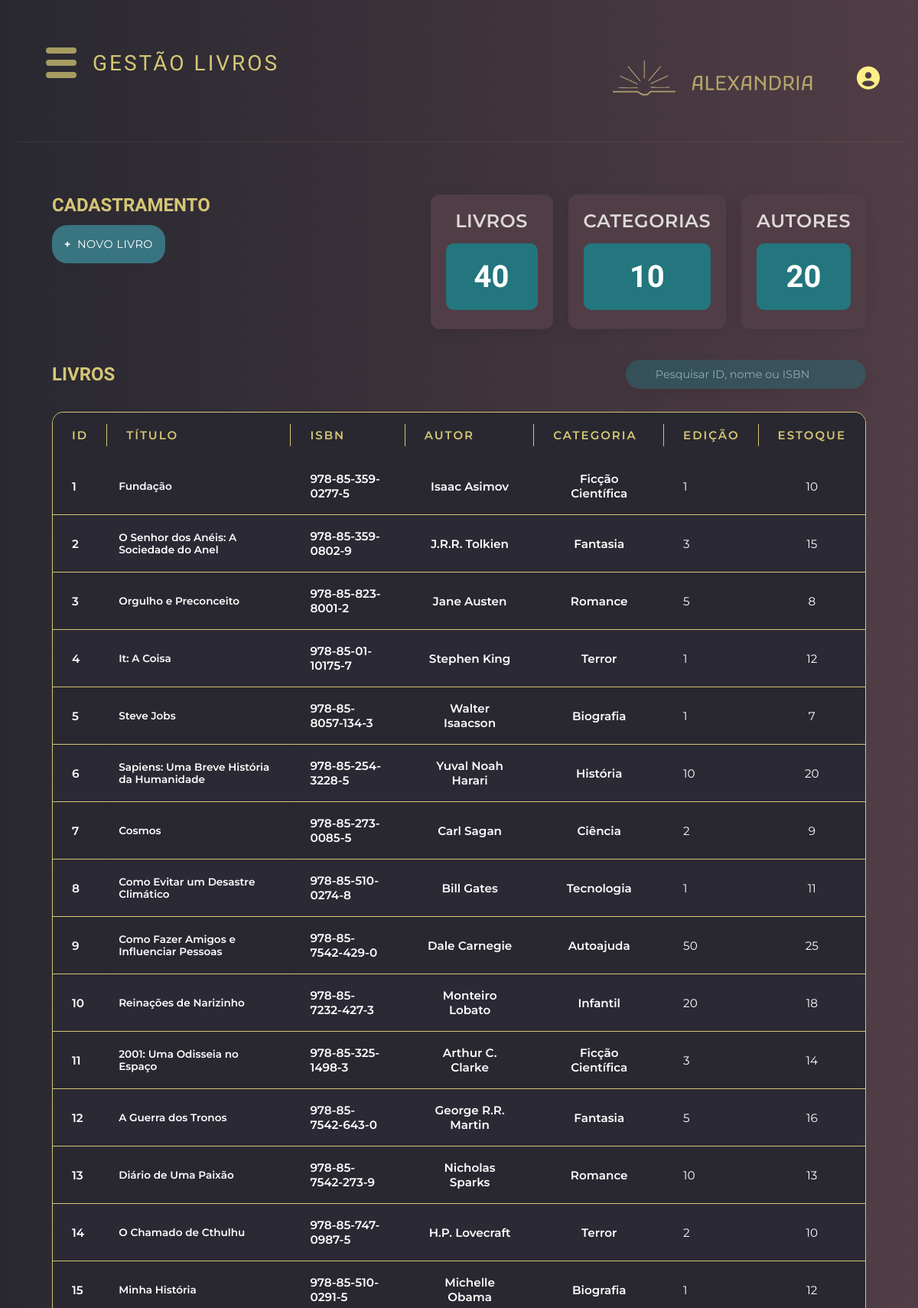
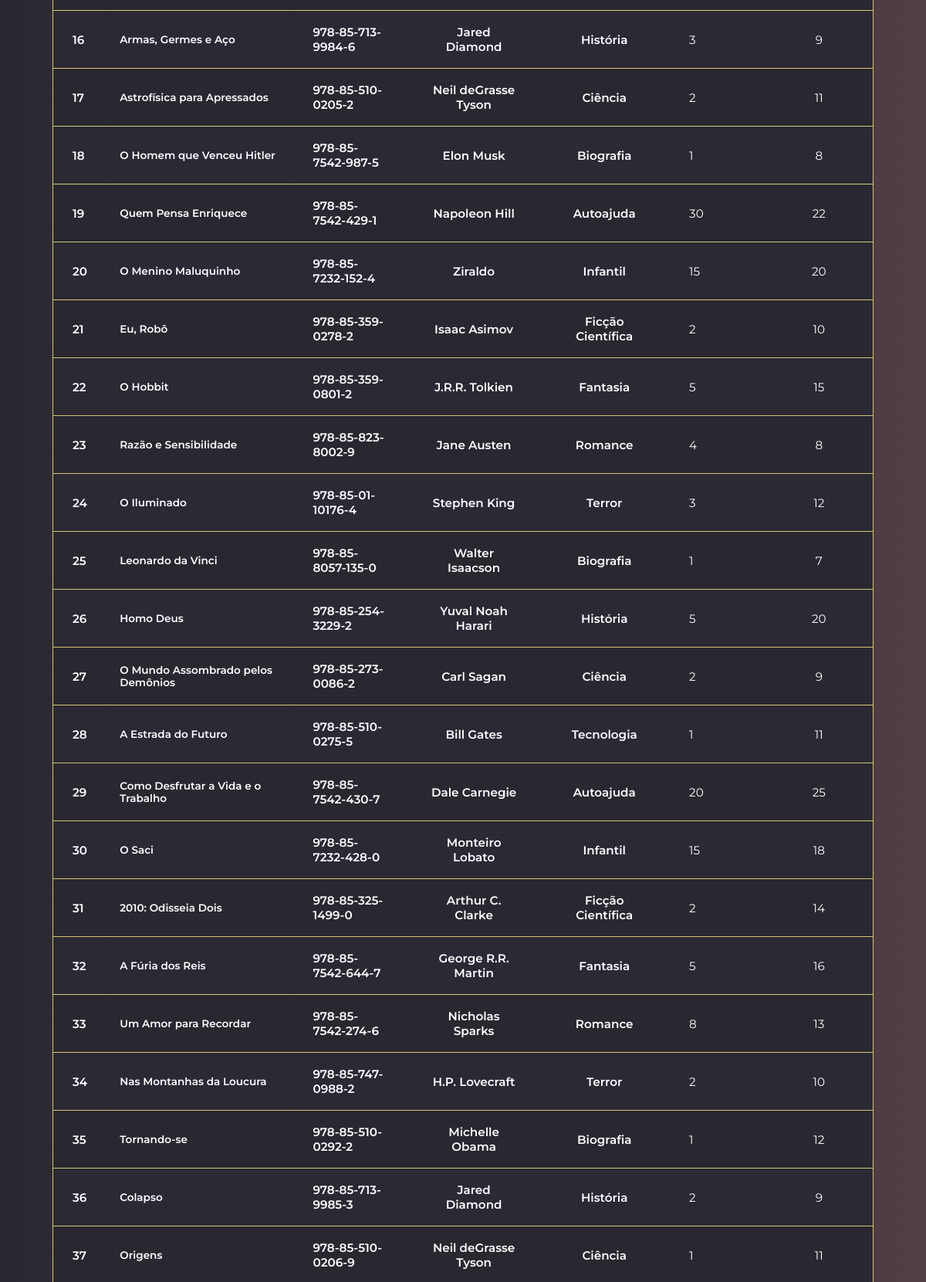
The app's page /template/gestao/livro-gestao.php (signed in, upper part) with its own data (2 pictures, top to bottom).
### tables this page shows
CREATE TABLE LIVRO ( 
 pk_liv INT PRIMARY KEY auto_increment,
 liv_titulo VARCHAR(200) not null,
 liv_isbn VARCHAR(17) not null unique,
 liv_edicao INT,
 liv_anoPublicacao INT,
 liv_sinopse VARCHAR(3000),
 liv_estoque INT,
 liv_dataAlteracaoEstoque DATETIME,
 liv_dataCriacao TIMESTAMP DEFAULT CURRENT_TIMESTAMP,
 liv_idioma VARCHAR(30),
 liv_num_paginas INT,
 liv_capa VARCHAR(255),
 fk_aut INT not null,
 fk_cat INT not null,
 FOREIGN KEY(fk_aut) references AUTOR(pk_aut),
 FOREIGN KEY(fk_cat) references CATEGORIA(pk_cat)
);

CREATE TABLE AUTOR ( 
 pk_aut INT PRIMARY KEY auto_increment,
 aut_nome VARCHAR(100) not null,
 aut_dataNascimento DATE,
 aut_dataCriacao TIMESTAMP DEFAULT CURRENT_TIMESTAMP,
 fk_cat INT,
 FOREIGN KEY (fk_cat) REFERENCES categoria(pk_cat) on update cascade
);

CREATE TABLE CATEGORIA ( 
 pk_cat INT PRIMARY KEY auto_increment, 
 cat_nome VARCHAR(100) not null,
 cat_dataCriacao TIMESTAMP DEFAULT CURRENT_TIMESTAMP
);

### geral.php (called while the page is built, shortened)
<?php
function conectaBd() {
    $conexao = conectarBanco();
    return $conexao;
}
function listar($tabela) {
    $conexao = conectaBd();
    $stmt = $conexao->prepare("SELECT * FROM $tabela");
    $stmt->execute();
    $variavel = $stmt->fetchAll();
    return $variavel;
}
function selecionarPorId($tabela, $id, $chavePrimaria) {
    $conexao = conectaBd();
    $stmt = $conexao-> prepare("SELECT * FROM $tabela WHERE $chavePrimaria = :id");
    $stmt-> bindParam(":id", $id, PDO::PARAM_INT);
    $stmt-> execute();
    $variavel = $stmt-> fetch(PDO::FETCH_ASSOC);
    return $variavel;
}
?>

### template/gestao/tabelas.php (the view, shortened to what this page needs)
<?php
require_once "../../geral.php";
$tabela = $_GET['tabela'] ?? $_SESSION['tabela'] ?? null;
$termoBusca = $_GET['termo'] ?? '';
$mensagem = !empty($termoBusca)
    ? "Não foi possível encontrar $tabela para a pesquisa \"" . htmlspecialchars($termoBusca) . "\""
    : "Não foi possível encontrar $tabela";
switch($tabela) {
    case 'livro':
        $dados = !empty($termoBusca)
            ? retornoPesquisa($termoBusca, $tabela, 'pk_liv', 'liv_titulo', 'liv_isbn')
            : listar('livro');
        break;
}
?>
<?php if($tabela === 'membro'): ?>
<table>
    <thead>
        <tr>
            <th>ID</th>
            <th>Nome</th>
            <th>CPF</th>
            <th>Telefone</th>
            <th>E-mail</th>
            <th>Status</th>
            <th>Ação</th>
        </tr>
    </thead>
    <tbody id="tabela-body">
        <?php
        if (!empty($dados)):
            foreach ($dados as $dado):
        ?>
            <tr>
                <td><?= htmlspecialchars($dado["pk_mem"]) ?></td>
                <td><?= htmlspecialchars($dado["mem_nome"]) ?></td>
                <td><?= htmlspecialchars($dado["mem_cpf"]) ?></td>
                <td><?= htmlspecialchars($dado["mem_telefone"]) ?></td>
                <td><?= htmlspecialchars($dado["mem_email"]) ?></td>
                <td><?= htmlspecialchars($dado["mem_status"]) ?></td>
                <td>
                    <button style="background: none; border: none; padding: 0; cursor: pointer;"
                            onclick="confirmarExclusao('membro-gestao.php', 'excluir_membro', <?= $dado['pk_mem'] ?>, 'Tem certeza que deseja excluir este membro?')">
                        <i class='fas fa-trash-alt' style="font-size: 20px; color: #a69c60; margin-right: 7px;"></i>
                    </button>
                    <button onclick="location.href='?id=<?= $dado['pk_mem'] ?>#editarMembro'"
                            style="background: none; border: none; padding: 0; cursor: pointer;">
                        <i class="fas fa-pencil-alt" style="font-size: 20px; color: #a69c60; margin-right: 7px;"></i>
                    </button>
                    <a href="../../historicoPdf.php?id_mem=<?= $dado['pk_mem'] ?>" target="_blank"
                       style="text-decoration: none; cursor: pointer;">
                        <i class="fas fa-file-pdf" title="Gerar Relatório em PDF" style="font-size: 20px; color: #a69c60;"></i>
                    </a>
                </td>
            </tr>
        <?php
            endforeach;
        else:
            echo "<tr><td colspan='8' class='text-center'><i class='fas fa-search'></i> $mensagem</td></tr>";
        endif;
        ?>
    </tbody>
</table>
<?php elseif($tabela === 'livro'): ?>
<table>
    <thead>
        <tr>
            <th>ID</th>
            <th>Título</th>
            <th>ISBN</th>
            <th>Autor</th>
            <th>Categoria</th>
            <th>Edição</th>
            <th>Estoque</th>
        </tr>
    </thead>
    <tbody id="tabela-body">
        <?php
            if(!empty($dados)):
                foreach ($dados as $dado):
                    $autor = selecionarPorId('autor', $dado['fk_aut'], 'pk_aut');
                    $categoria = selecionarPorId('categoria', $dado['fk_cat'], 'pk_cat');
        ?>
                    <tr>
                        <td><?= htmlspecialchars($dado["pk_liv"]) ?></td>
                        <td><?= htmlspecialchars($dado["liv_titulo"]) ?></td>
                        <td><?= htmlspecialchars($dado["liv_isbn"]) ?></td>
                        <td><?= htmlspecialchars($autor["aut_nome"]) ?></td>
                        <td><?= htmlspecialchars($categoria["cat_nome"]) ?></td>
                        <td><?= htmlspecialchars($dado["liv_edicao"]) ?></td>
                        <td><?= $dado["liv_estoque"] ?? 0 ?></td>
                    </tr>
        <?php
                endforeach;
            else: echo "<tr><td colspan='8' class='text-center'><i class='fas fa-search'></i>$mensagem</td></tr>";
            endif;
        ?>
    </tbody>
</table>
<?php endif; ?>

### static/css/header.css (style rules this page uses)
:root { --cor-primaria: rgb(41, 40, 48); --cor-secundaria: rgb(81, 61, 70); --cor-titulo-1: #FFEE87CC; --cor-titulo-2: #C4E9EC99; --cor-titulo-2-contraste: #23767E; --cor-titulo-2-contraste-60: #23767E99; --cor-texto: #FFF; }
* { margin: 0; padding: 0; box-sizing: border-box; }
body { background: linear-gradient(to right, var(--cor-primaria), var(--cor-secundaria)); min-height: 100vh; font-family: 'Montserrat', sans-serif; color: var(--cor-titulo-1); overflow-x: hidden; }
body { background-color: #121212; font-family: Arial, sans-serif; color: white; }
body { background-color: #1a1a1a; font-family: Arial, sans-serif; }

### static/css/geral.css (style rules this page uses)
:root { --cor-primaria: rgb(41, 40, 48); --cor-secundaria: rgb(81, 61, 70); --cor-titulo-1: #FFEE87CC; --cor-titulo-2: #C4E9EC99; --cor-titulo-2-contraste: #23767E; --cor-titulo-2-contraste-60: #23767E99; --cor-titulo-2-contraste-40: #23767e6b; --cor-texto: #FFF; }
* { margin: 0; padding: 0; box-sizing: border-box; text-decoration: none; }
table { width: 100%; border-collapse: collapse; font-family: 'Montserrat', sans-serif; }
th { position:sticky; background: var(--cor-primaria); color: var(--cor-titulo-1); padding: 20px 25px; text-align: left; font-weight: 600; text-transform: uppercase; letter-spacing: 2px; font-size: 15px; position: relative; }
th:not(:last-child)::after { content: ''; position: absolute; right: 0; top: 25%; height: 50%; width: 1px; background: var(--cor-titulo-1); }
td { padding: 18px 25px; border-bottom: 1px solid var(--cor-titulo-1); font-size: 0.95rem; color:white; vertical-align: middle; transition: all 0.3s ease; }
td:first-child { font-weight: 600; color: white; }
td:nth-child(2) { font-family: 'Montserrat', sans-serif; font-weight: 600; border-radius: 6px; font-size: 0.85rem; color: white; padding: 12px 15px; }
td:nth-child(3) { text-transform: capitalize; font-weight: 600; }
td:nth-child(4), td:nth-child(5) { text-align: center; font-weight: 600; color: white; }
td:last-child { text-align: center; }
tbody tr:nth-child(even) { background-color: rgba(102, 126, 234, 0.02); }

### static/css/dashboard.css (style rules this page uses)
:root { --cor-primaria: rgb(41, 40, 48); --cor-secundaria: rgb(81, 61, 70); --cor-titulo-1: #FFEE87CC; --cor-titulo-2: #C4E9EC99; --cor-titulo-2-contraste: #23767E; --cor-titulo-2-contraste-60: #23767E99; --cor-texto: #FFF; }
* { margin: 0; padding: 0; box-sizing: border-box; }
body { font-family: 'Segoe UI', Tahoma, Geneva, Verdana, sans-serif; background: linear-gradient(to right, rgb(41, 40, 48), rgb(81, 61, 70)); min-height: 100vh; padding: 20px; }

### records on screen
livro: pk_liv "1", liv_titulo "Fundação", liv_isbn "978-85-359-0277-5", fk_aut.aut_nome "Isaac Asimov", fk_cat.cat_nome "Ficção Científica", liv_edicao "1", liv_estoque "10"
livro: pk_liv "2", liv_titulo "O Senhor dos Anéis: A Sociedade do Anel", liv_isbn "978-85-359-0802-9", fk_aut.aut_nome "J.R.R. Tolkien", fk_cat.cat_nome "Fantasia", liv_edicao "3", liv_estoque "15"
livro: pk_liv "3", liv_titulo "Orgulho e Preconceito", liv_isbn "978-85-823-8001-2", fk_aut.aut_nome "Jane Austen", fk_cat.cat_nome "Romance", liv_edicao "5", liv_estoque "8"
livro: pk_liv "4", liv_titulo "It: A Coisa", liv_isbn "978-85-01-10175-7", fk_aut.aut_nome "Stephen King", fk_cat.cat_nome "Terror", liv_edicao "1", liv_estoque "12"
livro: pk_liv "5", liv_titulo "Steve Jobs", liv_isbn "978-85-8057-134-3", fk_aut.aut_nome "Walter Isaacson", fk_cat.cat_nome "Biografia", liv_edicao "1", liv_estoque "7"
livro: pk_liv "6", liv_titulo "Sapiens: Uma Breve História da Humanidade", liv_isbn "978-85-254-3228-5", fk_aut.aut_nome "Yuval Noah Harari", fk_cat.cat_nome "História", liv_edicao "10", liv_estoque "20"
livro: pk_liv "7", liv_titulo "Cosmos", liv_isbn "978-85-273-0085-5", fk_aut.aut_nome "Carl Sagan", fk_cat.cat_nome "Ciência", liv_edicao "2", liv_estoque "9"
livro: pk_liv "8", liv_titulo "Como Evitar um Desastre Climático", liv_isbn "978-85-510-0274-8", fk_aut.aut_nome "Bill Gates", fk_cat.cat_nome "Tecnologia", liv_edicao "1", liv_estoque "11"
livro: pk_liv "9", liv_titulo "Como Fazer Amigos e Influenciar Pessoas", liv_isbn "978-85-7542-429-0", fk_aut.aut_nome "Dale Carnegie", fk_cat.cat_nome "Autoajuda", liv_edicao "50", liv_estoque "25"
livro: pk_liv "10", liv_titulo "Reinações de Narizinho", liv_isbn "978-85-7232-427-3", fk_aut.aut_nome "Monteiro Lobato", fk_cat.cat_nome "Infantil", liv_edicao "20", liv_estoque "18"
livro: pk_liv "11", liv_titulo "2001: Uma Odisseia no Espaço", liv_isbn "978-85-325-1498-3", fk_aut.aut_nome "Arthur C. Clarke", fk_cat.cat_nome "Ficção Científica", liv_edicao "3", liv_estoque "14"
livro: pk_liv "12", liv_titulo "A Guerra dos Tronos", liv_isbn "978-85-7542-643-0", fk_aut.aut_nome "George R.R. Martin", fk_cat.cat_nome "Fantasia", liv_edicao "5", liv_estoque "16"
livro: pk_liv "13", liv_titulo "Diário de Uma Paixão", liv_isbn "978-85-7542-273-9", fk_aut.aut_nome "Nicholas Sparks", fk_cat.cat_nome "Romance", liv_edicao "10", liv_estoque "13"
livro: pk_liv "14", liv_titulo "O Chamado de Cthulhu", liv_isbn "978-85-747-0987-5", fk_aut.aut_nome "H.P. Lovecraft", fk_cat.cat_nome "Terror", liv_edicao "2", liv_estoque "10"
livro: pk_liv "15", liv_titulo "Minha História", liv_isbn "978-85-510-0291-5", fk_aut.aut_nome "Michelle Obama", fk_cat.cat_nome "Biografia", liv_edicao "1", liv_estoque "12"
livro: pk_liv "16", liv_titulo "Armas, Germes e Aço", liv_isbn "978-85-713-9984-6", fk_aut.aut_nome "Jared Diamond", fk_cat.cat_nome "História", liv_edicao "3", liv_estoque "9"
livro: pk_liv "17", liv_titulo "Astrofísica para Apressados", liv_isbn "978-85-510-0205-2", fk_aut.aut_nome "Neil deGrasse Tyson", fk_cat.cat_nome "Ciência", liv_edicao "2", liv_estoque "11"
livro: pk_liv "18", liv_titulo "O Homem que Venceu Hitler", liv_isbn "978-85-7542-987-5", fk_aut.aut_nome "Elon Musk", fk_cat.cat_nome "Biografia", liv_edicao "1", liv_estoque "8"
livro: pk_liv "19", liv_titulo "Quem Pensa Enriquece", liv_isbn "978-85-7542-429-1", fk_aut.aut_nome "Napoleon Hill", fk_cat.cat_nome "Autoajuda", liv_edicao "30", liv_estoque "22"
livro: pk_liv "20", liv_titulo "O Menino Maluquinho", liv_isbn "978-85-7232-152-4", fk_aut.aut_nome "Ziraldo", fk_cat.cat_nome "Infantil", liv_edicao "15", liv_estoque "20"
livro: pk_liv "21", liv_titulo "Eu, Robô", liv_isbn "978-85-359-0278-2", fk_aut.aut_nome "Isaac Asimov", fk_cat.cat_nome "Ficção Científica", liv_edicao "2", liv_estoque "10"
livro: pk_liv "22", liv_titulo "O Hobbit", liv_isbn "978-85-359-0801-2", fk_aut.aut_nome "J.R.R. Tolkien", fk_cat.cat_nome "Fantasia", liv_edicao "5", liv_estoque "15"
livro: pk_liv "23", liv_titulo "Razão e Sensibilidade", liv_isbn "978-85-823-8002-9", fk_aut.aut_nome "Jane Austen", fk_cat.cat_nome "Romance", liv_edicao "4", liv_estoque "8"
livro: pk_liv "24", liv_titulo "O Iluminado", liv_isbn "978-85-01-10176-4", fk_aut.aut_nome "Stephen King", fk_cat.cat_nome "Terror", liv_edicao "3", liv_estoque "12"
livro: pk_liv "25", liv_titulo "Leonardo da Vinci", liv_isbn "978-85-8057-135-0", fk_aut.aut_nome "Walter Isaacson", fk_cat.cat_nome "Biografia", liv_edicao "1", liv_estoque "7"
livro: pk_liv "26", liv_titulo "Homo Deus", liv_isbn "978-85-254-3229-2", fk_aut.aut_nome "Yuval Noah Harari", fk_cat.cat_nome "História", liv_edicao "5", liv_estoque "20"
livro: pk_liv "27", liv_titulo "O Mundo Assombrado pelos Demônios", liv_isbn "978-85-273-0086-2", fk_aut.aut_nome "Carl Sagan", fk_cat.cat_nome "Ciência", liv_edicao "2", liv_estoque "9"
livro: pk_liv "28", liv_titulo "A Estrada do Futuro", liv_isbn "978-85-510-0275-5", fk_aut.aut_nome "Bill Gates", fk_cat.cat_nome "Tecnologia", liv_edicao "1", liv_estoque "11"
livro: pk_liv "29", liv_titulo "Como Desfrutar a Vida e o Trabalho", liv_isbn "978-85-7542-430-7", fk_aut.aut_nome "Dale Carnegie", fk_cat.cat_nome "Autoajuda", liv_edicao "20", liv_estoque "25"
livro: pk_liv "30", liv_titulo "O Saci", liv_isbn "978-85-7232-428-0", fk_aut.aut_nome "Monteiro Lobato", fk_cat.cat_nome "Infantil", liv_edicao "15", liv_estoque "18"
livro: pk_liv "31", liv_titulo "2010: Odisseia Dois", liv_isbn "978-85-325-1499-0", fk_aut.aut_nome "Arthur C. Clarke", fk_cat.cat_nome "Ficção Científica", liv_edicao "2", liv_estoque "14"
livro: pk_liv "32", liv_titulo "A Fúria dos Reis", liv_isbn "978-85-7542-644-7", fk_aut.aut_nome "George R.R. Martin", fk_cat.cat_nome "Fantasia", liv_edicao "5", liv_estoque "16"
livro: pk_liv "33", liv_titulo "Um Amor para Recordar", liv_isbn "978-85-7542-274-6", fk_aut.aut_nome "Nicholas Sparks", fk_cat.cat_nome "Romance", liv_edicao "8", liv_estoque "13"
livro: pk_liv "34", liv_titulo "Nas Montanhas da Loucura", liv_isbn "978-85-747-0988-2", fk_aut.aut_nome "H.P. Lovecraft", fk_cat.cat_nome "Terror", liv_edicao "2", liv_estoque "10"
livro: pk_liv "35", liv_titulo "Tornando-se", liv_isbn "978-85-510-0292-2", fk_aut.aut_nome "Michelle Obama", fk_cat.cat_nome "Biografia", liv_edicao "1", liv_estoque "12"
livro: pk_liv "36", liv_titulo "Colapso", liv_isbn "978-85-713-9985-3", fk_aut.aut_nome "Jared Diamond", fk_cat.cat_nome "História", liv_edicao "2", liv_estoque "9"
livro: pk_liv "37", liv_titulo "Origens", liv_isbn "978-85-510-0206-9", fk_aut.aut_nome "Neil deGrasse Tyson", fk_cat.cat_nome "Ciência", liv_edicao "1", liv_estoque "11"

### other values on screen
$tituloH1 "GESTÃO LIVROS"
$qtdLivros['total'] "40"
$qtdCategorias['total'] "10"
$qtdAutores['total'] "20"
